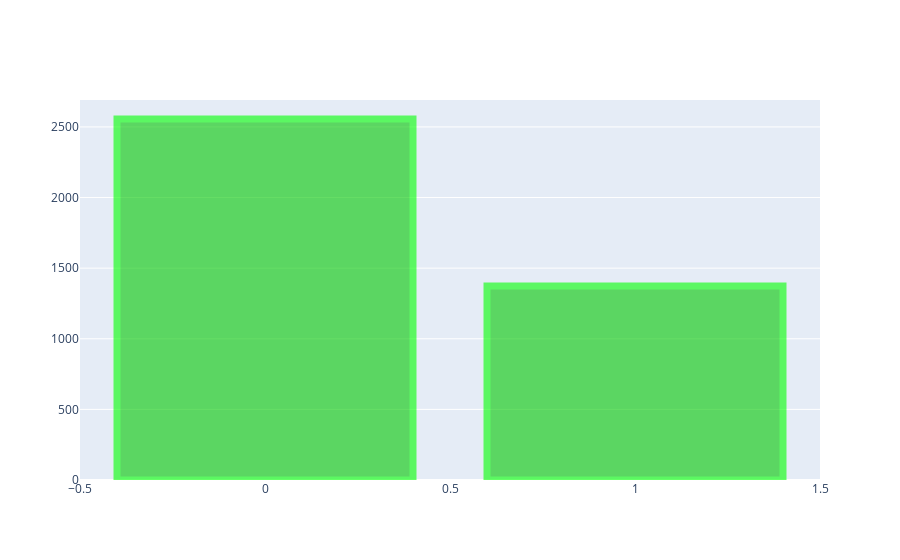

The notebook cell this image was saved under:
### Code cell
# Plot bar chart using plotly 

import plotly.graph_objects as go 

fig = go.Figure([go.Bar(x = brain_df['mask'].value_counts().index, y = brain_df['mask'].value_counts())])
fig.update_traces(marker_color = 'rgb(0,200,0)', marker_line_color = 'rgb(0,255,0)', marker_line_width = 7, opacity = 0.6)
fig.show()

### Figure 1 — Plotly figure (JSON) as saved in the notebook; plotly's stock layout.template omitted (floating-point values rounded to 4 significant figures)
{"data": [{"marker": {"color": "rgb(0,200,0)", "line": {"color": "rgb(0,255,0)", "width": 7}}, "opacity": 0.6, "type": "bar", "x": [0, 1], "y": [2556, 1373]}], "layout": {}}
